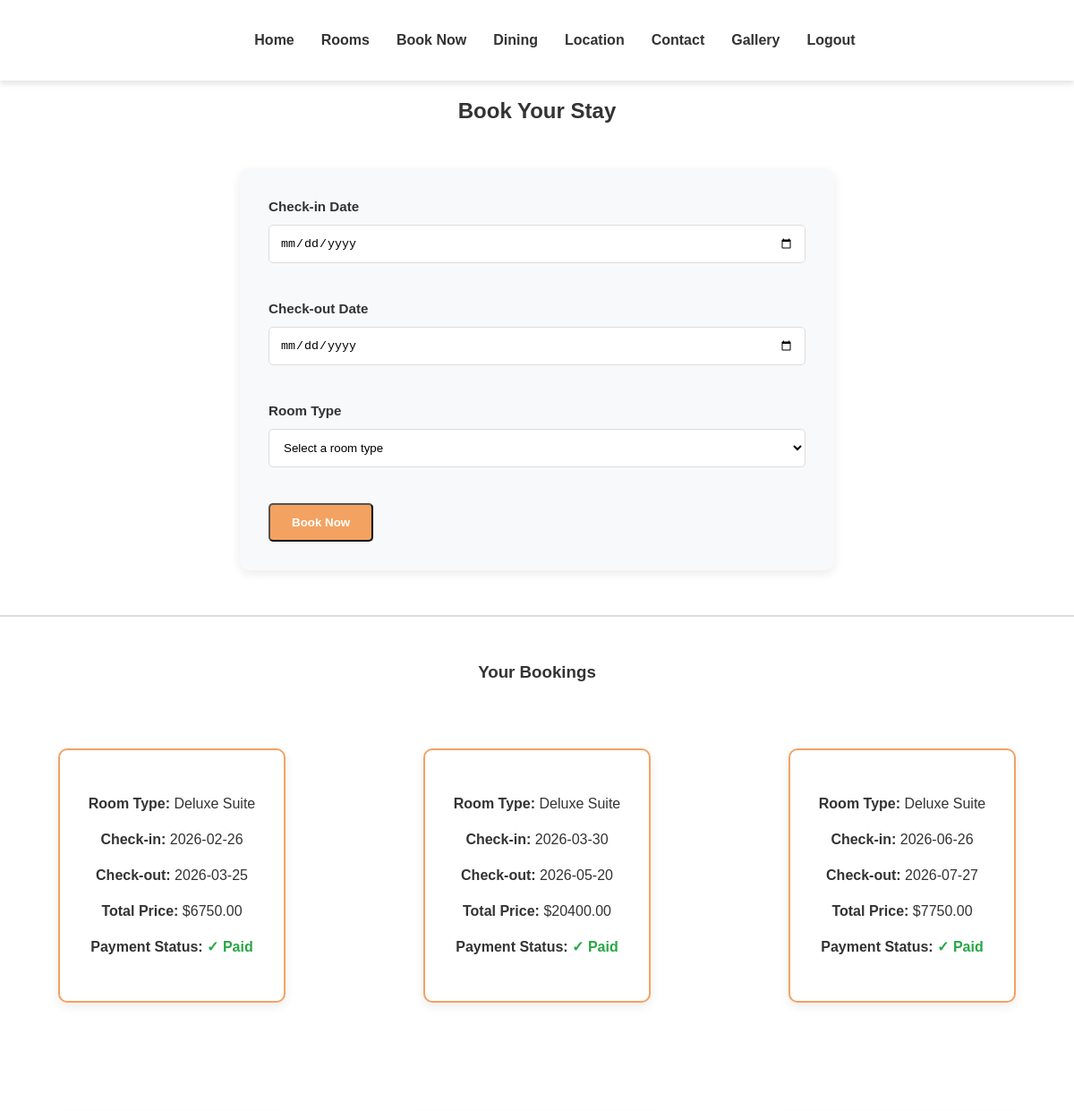
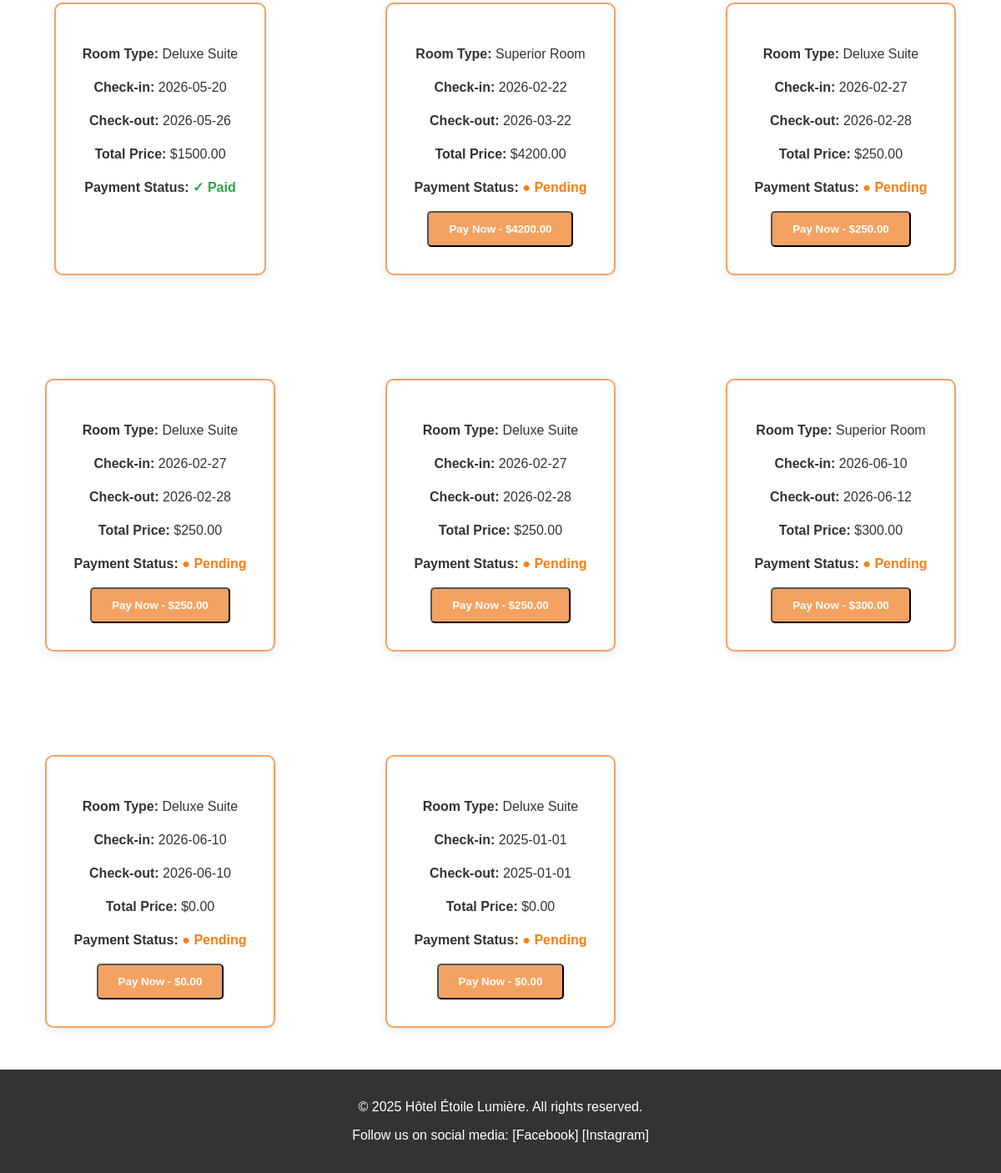
The page /booking (signed in) on the database its author committed (2 pictures, top to bottom).
### app/models.py (models this page shows, shortened)
class Booking(db.Model):
    __tablename__ = 'bookings'
    id = db.Column(db.Integer, primary_key=True, autoincrement=True)
    user_id = db.Column(db.Integer, db.ForeignKey('users.id'), nullable=False)
    room_id = db.Column(db.Integer, db.ForeignKey('rooms.id'), nullable=False)
    check_in_date = db.Column(db.Date, nullable=False)
    check_out_date = db.Column(db.Date, nullable=False)
    total_price = db.Column(db.Numeric(8, 2), nullable=False)
    payment_status = db.Column(db.Enum('pending', 'paid', 'cancelled', name="payment_status"), default='pending')
    created_at = db.Column(db.DateTime)

class Room(db.Model):
    __tablename__ = 'rooms'
    id = db.Column(db.Integer, primary_key=True, autoincrement=True)
    room_type = db.Column(db.Enum('Deluxe Suite', 'Superior Room', name="room_types"), nullable=False)
    description = db.Column(db.Text, nullable=False)
    price_per_night = db.Column(db.Numeric(8, 2), nullable=False)
    max_guests = db.Column(db.Integer, nullable=False)
    image_url = db.Column(db.String(255), nullable=True)
    availability_status = db.Column(db.Enum('available', 'booked', name="availability_status"), default='available')
    bookings = db.relationship('Booking', backref='room', lazy=True)

### app/routes.py (the view)
@main.route('/booking')
def booking():
    if 'user_id' not in session:
        flash('Please log in to access your account.')
        return redirect(url_for('main.login'))
    user = User.query.get(session['user_id'])
    return render_template('booking.html', title='Booking', user=user)

### app/templates/booking.html (shortened to what this page needs)
<!DOCTYPE html>
<html lang="en">
<head>
    <link rel="stylesheet" href="{{ url_for('static', filename='css/styles.css') }}">
</head>
<body>
    <header>
        <nav>
            <ul>
                <li><a href="{{url_for('main.index')}}">Home</a></li>
                <li><a href="{{url_for('main.rooms')}}">Rooms</a></li>
                <li><a href="{{url_for('main.booking')}}">Book Now</a></li>
                <li><a href="{{url_for('main.dining')}}">Dining</a></li>
                <li><a href="{{url_for('main.location')}}">Location</a></li>
                <li><a href="{{url_for('main.contacts')}}">Contact</a></li>
                <li><a href="{{ url_for('main.gallery') }}">Gallery</a></li>
                <li><a href="{{ url_for('main.logout') }}">Logout</a></li>
            </ul>
        </nav>
    </header>
    <section id="form">
        <h2>Book Your Stay</h2>
        <div class="form-container">
            <form action="{{ url_for('main.submit_booking') }}" method="POST">
                <div class="form-group">
                    <label for="checkin-date" class="form-label required">Check-in Date</label>
                    <input type="date" id="checkin-date" name="checkin_date" class="form-input" required>
                </div>
                <div class="form-group">
                    <label for="checkout-date" class="form-label required">Check-out Date</label>
                    <input type="date" id="checkout-date" name="checkout_date" class="form-input" required>
                </div>
                <div class="form-group">
                    <label for="room-type" class="form-label required">Room Type</label>
                    <select id="room-type" name="room_type" class="form-select" required>
                        <option value="">Select a room type</option>
                    </select>
                </div>
                <div class="form-buttons">
                    <button type="submit" class="form-button form-button-primary">Book Now</button>
                </div>
            </form>
        </div>
        {% if user and user.bookings %}
    <div style="margin-top: 3rem; padding-top: 2rem; border-top: 2px solid #ddd;">
        <h3 style="text-align: center; margin-bottom: 1.5rem;">Your Bookings</h3>
        <div class="bookings-grid">
            {% for booking in user.bookings %}
        <div class="form-container" style="background-color: #fff; border: 2px solid #f4a261;">
            <div style="margin-bottom: 1rem;">
                <p><strong>Room Type:</strong> {{ booking.room.room_type }}</p>
                <p><strong>Check-in:</strong> {{ booking.check_in_date }}</p>
                <p><strong>Check-out:</strong> {{ booking.check_out_date }}</p>
                <p><strong>Total Price:</strong> ${{ "%.2f"|format(booking.total_price) }}</p>
                <p>
                    <strong>Payment Status:</strong>
                    {% if booking.payment_status == 'pending' %}
                        <span style="color: #fd7e14; font-weight: bold;">● Pending</span>
                    {% elif booking.payment_status == 'paid' %}
                        <span style="color: #28a745; font-weight: bold;">✓ Paid</span>
                    {% elif booking.payment_status == 'cancelled' %}
                        <span style="color: #dc3545; font-weight: bold;">✗ Cancelled</span>
                    {% endif %}
                </p>
            </div>
            {% if booking.payment_status == 'pending' %}
            <button type="button" class="form-button form-button-primary" onclick="openPaymentModal('{{ booking.id }}')">
                Pay Now - ${{ "%.2f"|format(booking.total_price) }}
            </button>
            {% endif %}
            </div>
            {% endfor %}
        </div>
    </div>
    {% endif %}
    </section>
    <footer>
        <p>&copy; 2025 Hôtel Étoile Lumière. All rights reserved.</p>
        <p>Follow us on social media: [Facebook] [Instagram]</p>
    </footer>
</body>
</html>

### app/static/css/styles.css (style rules this page uses)
.bookings-grid { display: grid; grid-template-columns: repeat(auto-fit, minmax(300px, 1fr)); gap: 1.5rem; }
body { font-family: Arial, sans-serif; margin: 0; padding: 0; color: #333333; }
header { background-color: #fff; padding: 20px; box-shadow: 0 4px 6px rgba(0, 0, 0, 0.1); }
nav ul { list-style-type: none; display: flex; justify-content: center; }
nav ul li { margin: 0 15px; }
nav ul li a { text-decoration: none; color: #333; font-weight: bold; }
#rooms, #room-details, #form, #features-of-sacre { padding: 0px; text-align: center; }
footer { background-color: #333; color: #fff; text-align: center; padding: 20px; }
.form-container { background-color: #f8f9fa; color: #333333; font-family: Arial, sans-serif; font-size: 16px; line-height: 1.5; padding: 2rem; border-radius: 10px; max-width: 600px; margin: 50px auto; box-shadow: 0 4px 12px rgba(0, 0, 0, 0.08); }
.form-group { margin-bottom: 1.5rem; text-align: left; }
.form-label { display: block; font-size: 0.95rem; font-weight: bold; margin: 0 0 0.5rem 0; }
.form-input, .form-textarea, .form-select { width: 100%; background-color: #ffffff; border: 1px solid #ddd; border-radius: 5px; padding: 0.75rem; margin-bottom: 1rem; box-sizing: border-box; transition: border-color 0.3s, box-shadow 0.3s; }
.form-button { background-color: #f4a261; color: #fff; border-radius: 5px; padding: 0.75rem 1.5rem; font-weight: bold; cursor: pointer; transition: background-color 0.3s ease; }
.form-buttons { display: flex; gap: 1rem; margin-top: 1.5rem; }

### rows shown on the page
Booking: room.room_type "Deluxe Suite", check_in_date "2026-02-26", check_out_date "2026-03-25", total_price "6750.00", payment_status "✓ Paid"
Booking: room.room_type "Deluxe Suite", check_in_date "2026-03-30", check_out_date "2026-05-20", total_price "20400.00", payment_status "✓ Paid"
Booking: room.room_type "Deluxe Suite", check_in_date "2026-06-26", check_out_date "2026-07-27", total_price "7750.00", payment_status "✓ Paid"
Booking: room.room_type "Deluxe Suite", check_in_date "2026-05-20", check_out_date "2026-05-26", total_price "1500.00", payment_status "✓ Paid"
Booking: room.room_type "Superior Room", check_in_date "2026-02-22", check_out_date "2026-03-22", total_price "4200.00", payment_status "● Pending"
Booking: room.room_type "Deluxe Suite", check_in_date "2026-02-27", check_out_date "2026-02-28", total_price "250.00", payment_status "● Pending"
Booking: room.room_type "Deluxe Suite", check_in_date "2026-02-27", check_out_date "2026-02-28", total_price "250.00", payment_status "● Pending"
Booking: room.room_type "Deluxe Suite", check_in_date "2026-02-27", check_out_date "2026-02-28", total_price "250.00", payment_status "● Pending"
Booking: room.room_type "Superior Room", check_in_date "2026-06-10", check_out_date "2026-06-12", total_price "300.00", payment_status "● Pending"
Booking: room.room_type "Deluxe Suite", check_in_date "2026-06-10", check_out_date "2026-06-10", total_price "0.00", payment_status "● Pending"
Booking: room.room_type "Deluxe Suite", check_in_date "2025-01-01", check_out_date "2025-01-01", total_price "0.00", payment_status "● Pending"
